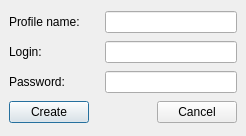
<ui version="4.0" >
 <class>newProfileDialog</class>
 <widget class="QDialog" name="newProfileDialog" >
  <property name="geometry" >
   <rect>
    <x>0</x>
    <y>0</y>
    <width>246</width>
    <height>136</height>
   </rect>
  </property>
  <property name="windowTitle" >
   <string>Create new profile</string>
  </property>
  <layout class="QGridLayout" >
   <property name="margin" >
    <number>9</number>
   </property>
   <property name="spacing" >
    <number>6</number>
   </property>
   <item row="3" column="0" >
    <layout class="QHBoxLayout" >
     <property name="margin" >
      <number>0</number>
     </property>
     <property name="spacing" >
      <number>6</number>
     </property>
     <item>
      <widget class="QPushButton" name="createPushButton" >
       <property name="text" >
        <string>Create</string>
       </property>
      </widget>
     </item>
     <item>
      <spacer>
       <property name="orientation" >
        <enum>Qt::Horizontal</enum>
       </property>
       <property name="sizeHint" >
        <size>
         <width>40</width>
         <height>20</height>
        </size>
       </property>
      </spacer>
     </item>
     <item>
      <widget class="QPushButton" name="cancelPushButton" >
       <property name="text" >
        <string>Cancel</string>
       </property>
      </widget>
     </item>
    </layout>
   </item>
   <item row="2" column="0" >
    <layout class="QHBoxLayout" >
     <property name="margin" >
      <number>0</number>
     </property>
     <property name="spacing" >
      <number>6</number>
     </property>
     <item>
      <widget class="QLabel" name="label_3" >
       <property name="minimumSize" >
        <size>
         <width>90</width>
         <height>0</height>
        </size>
       </property>
       <property name="maximumSize" >
        <size>
         <width>90</width>
         <height>16777215</height>
        </size>
       </property>
       <property name="text" >
        <string>Password:</string>
       </property>
       <property name="buddy" >
        <cstring>passwordLineEdit</cstring>
       </property>
      </widget>
     </item>
     <item>
      <widget class="QLineEdit" name="passwordLineEdit" >
       <property name="text" >
        <string/>
       </property>
      </widget>
     </item>
    </layout>
   </item>
   <item row="1" column="0" >
    <layout class="QHBoxLayout" >
     <property name="margin" >
      <number>0</number>
     </property>
     <property name="spacing" >
      <number>6</number>
     </property>
     <item>
      <widget class="QLabel" name="label_2" >
       <property name="minimumSize" >
        <size>
         <width>90</width>
         <height>0</height>
        </size>
       </property>
       <property name="maximumSize" >
        <size>
         <width>90</width>
         <height>16777215</height>
        </size>
       </property>
       <property name="text" >
        <string>Login:</string>
       </property>
       <property name="buddy" >
        <cstring>loginLineEdit</cstring>
       </property>
      </widget>
     </item>
     <item>
      <widget class="QLineEdit" name="loginLineEdit" />
     </item>
    </layout>
   </item>
   <item row="0" column="0" >
    <layout class="QHBoxLayout" >
     <property name="margin" >
      <number>0</number>
     </property>
     <property name="spacing" >
      <number>6</number>
     </property>
     <item>
      <widget class="QLabel" name="label" >
       <property name="minimumSize" >
        <size>
         <width>90</width>
         <height>0</height>
        </size>
       </property>
       <property name="maximumSize" >
        <size>
         <width>90</width>
         <height>16777215</height>
        </size>
       </property>
       <property name="text" >
        <string>Profile name:</string>
       </property>
       <property name="buddy" >
        <cstring>profileLineEdit</cstring>
       </property>
      </widget>
     </item>
     <item>
      <widget class="QLineEdit" name="profileLineEdit" />
     </item>
    </layout>
   </item>
  </layout>
 </widget>
 <tabstops>
  <tabstop>profileLineEdit</tabstop>
  <tabstop>loginLineEdit</tabstop>
  <tabstop>passwordLineEdit</tabstop>
  <tabstop>createPushButton</tabstop>
  <tabstop>cancelPushButton</tabstop>
 </tabstops>
 <resources/>
 <connections/>
</ui>
